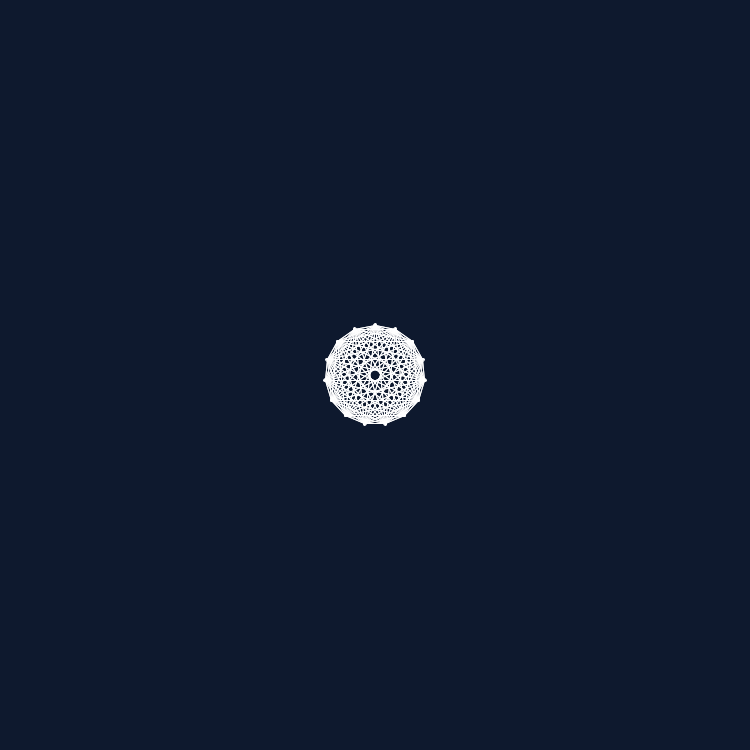
Frame 1 (no input)
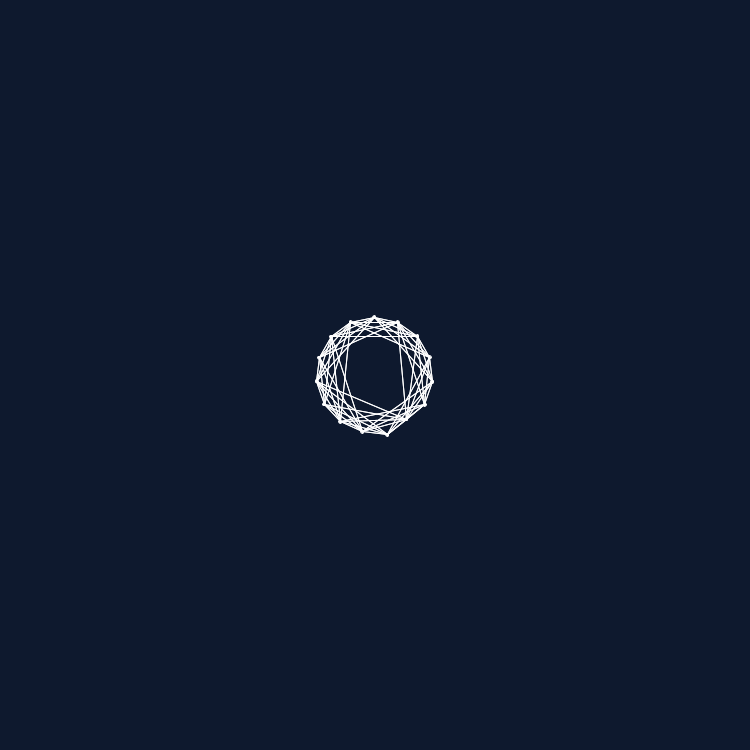
Frame 60 (the mouse pressed at the canvas centre just before this capture)
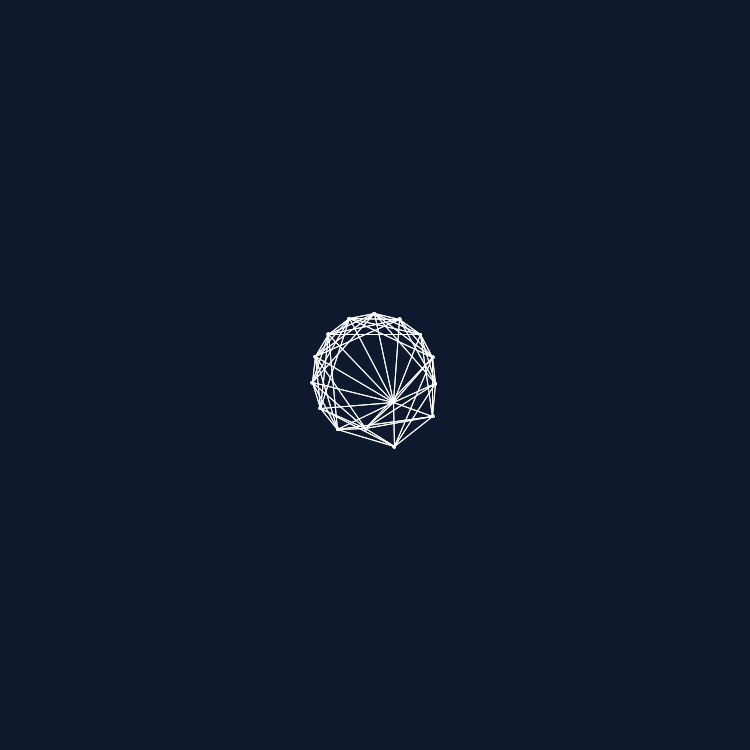
Frame 120 (the mouse held since frame 60 and released just before this capture)

The Processing sketch that drew these frames (run headless with seeded random() and noise(); from frame 60 on, the mouse is pressed at the canvas centre):

// Processing sketch: springs
// ── springs.pde
Shape s;
float impactLoss = .9;
float friction = .98;

void keyPressed() {
  switch(key) {
  case 'w':
    s.up = true;
    break;
  case 's':
    s.down = true;
    break;
  case 'd':
    s.right = true;
    break;
  case 'a':
    s.left = true;
    break;
  }
}

void keyReleased() {
  switch(key) {
  case 'w':
    s.up = false;
    break;
  case 's':
    s.down = false;
    break;
  case 'd':
    s.right = false;
    break;
  case 'a':
    s.left = false;
    break;
  }
}

void setup() {
  size(750, 750);
  s = new Shape(width/2.0, height/2.0, 50, 15);
 
}

void draw() {
   background(#0E192E, 10);
 // background(#0E192E);
  s.show();
  s.update();
}

// ── square.pde
class Shape {
  PVector pos, vel, acc;
  ArrayList<PVector> points;
  ArrayList<PVector> pointsVel;
  float size;
  int n;

  float k = .00000001;
  float restLength = 100;

  boolean right, left, up, down;

  Shape(float x, float y, float size, int n) {
    pos = new PVector(x, y);
    vel = new PVector(0, 0);
    points = new ArrayList<PVector>();
    pointsVel = new ArrayList<PVector>();
    this.n = n;
    this.k = .01/(float)n;
    float factor = 360/(float)n;
    float angle = (((n-2)*180)/(float)n)/2.0;
    for (int i = 0; i < n; ++i) {
      points.add(new PVector(pos.x+cos(radians(factor*i+angle))*size, pos.y+sin(radians(factor*i+angle))*size));
      pointsVel.add(new PVector(0, 0));
    }
  }

  void update() {
    this.acc = new PVector(0, 0);
    if (right) this.acc.x++;
    if (left) this.acc.x--;
    if (down) this.acc.y++;
    if (up) this.acc.y--;

    this.vel.add(this.acc);
    this.vel.mult(friction);
    this.pos.add(this.vel);


    for (int i = 0; i < n; ++i) {
      PVector acc = new PVector(0, 0);
      PVector vel = pointsVel.get(i);
      PVector pos = points.get(i);


      vel.add(acc);

      if (pos.x+vel.x+this.vel.x>width || pos.x+vel.x+this.vel.x<0) {
        vel.x*=-impactLoss;
        this.vel.x*=-impactLoss;
      } else {
      }

      if (pos.y+vel.y+this.vel.y>height || pos.y+vel.y+this.vel.y<0) {
        vel.y*=-impactLoss;
        this.vel.y*=-impactLoss;
        //pos.add(vel);
      } else {

        //if (vel.mag()<1) vel = new PVector(0, 0);
        //pos.add(vel);
      }


      for (int j = 0; j < n; ++j) {
        if (j!=i) {

          PVector pos1 = points.get(j);
          PVector force = PVector.sub(pos, pos1);
          float x = force.mag() - restLength;
          force.normalize();
          force.mult(-1 * k * x);
          vel.add(force);
          //vel.mult(.99);
        }
      }
      vel.mult(friction);
      pos.add(vel);
      pos.add(this.vel);
    }
  }

  void show() {
    stroke(255);
    for (int i = 0; i < n; ++i) {
      PVector pos = points.get(i);
      ellipse(pos.x, pos.y, 3, 3);
      for (int j = 0; j < n; ++j) {

        PVector pos1 = points.get(j);
        if(dist(pos.x, pos.y, pos1.x, pos1.y) < restLength/(float)n*15) line(pos.x, pos.y, pos1.x, pos1.y);
      }
    }
  }
}
